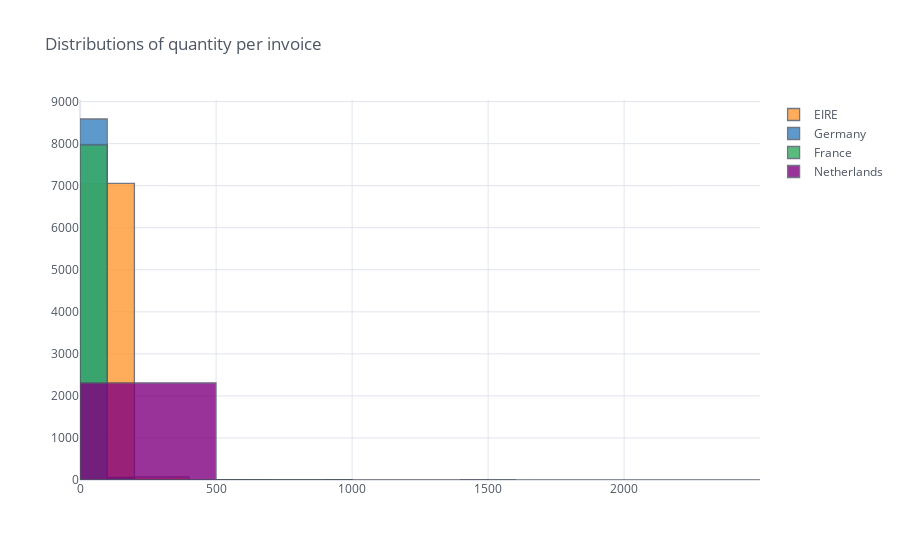

Notebook code for this chart:
### Code cell
histo[['EIRE','Germany','France','Netherlands']].iplot(kind="histogram", bins=10, theme="white", title="Distributions of quantity per invoice")

### Figure 1 — Plotly figure (JSON) as saved in the notebook; plotly's stock layout.template omitted (floating-point values rounded to 4 significant figures; data arrays with more than 128 entries replaced by an {"elided": "..."} marker saying what was removed)
{"data": [{"histfunc": "count", "histnorm": "", "marker": {"color": "rgba(255, 153, 51, 1.0)", "line": {"color": "#4D5663", "width": 1.3}}, "name": "EIRE", "nbinsx": 10, "opacity": 0.8, "orientation": "v", "type": "histogram", "x": {"elided": "26150 int values"}}, {"histfunc": "count", "histnorm": "", "marker": {"color": "rgba(55, 128, 191, 1.0)", "line": {"color": "#4D5663", "width": 1.3}}, "name": "Germany", "nbinsx": 10, "opacity": 0.8, "orientation": "v", "type": "histogram", "x": {"elided": "26150 int values"}}, {"histfunc": "count", "histnorm": "", "marker": {"color": "rgba(50, 171, 96, 1.0)", "line": {"color": "#4D5663", "width": 1.3}}, "name": "France", "nbinsx": 10, "opacity": 0.8, "orientation": "v", "type": "histogram", "x": {"elided": "26150 int values"}}, {"histfunc": "count", "histnorm": "", "marker": {"color": "rgba(128, 0, 128, 1.0)", "line": {"color": "#4D5663", "width": 1.3}}, "name": "Netherlands", "nbinsx": 10, "opacity": 0.8, "orientation": "v", "type": "histogram", "x": {"elided": "26150 int values"}}], "layout": {"barmode": "overlay", "legend": {"bgcolor": "#FFFFFF", "font": {"color": "#4D5663"}}, "paper_bgcolor": "#FFFFFF", "plot_bgcolor": "#FFFFFF", "title": {"font": {"color": "#4D5663"}, "text": "Distributions of quantity per invoice"}, "xaxis": {"gridcolor": "#E1E5ED", "showgrid": true, "tickfont": {"color": "#4D5663"}, "title": {"font": {"color": "#4D5663"}, "text": ""}, "zerolinecolor": "#E1E5ED"}, "yaxis": {"gridcolor": "#E1E5ED", "showgrid": true, "tickfont": {"color": "#4D5663"}, "title": {"font": {"color": "#4D5663"}, "text": ""}, "zerolinecolor": "#E1E5ED"}}}
